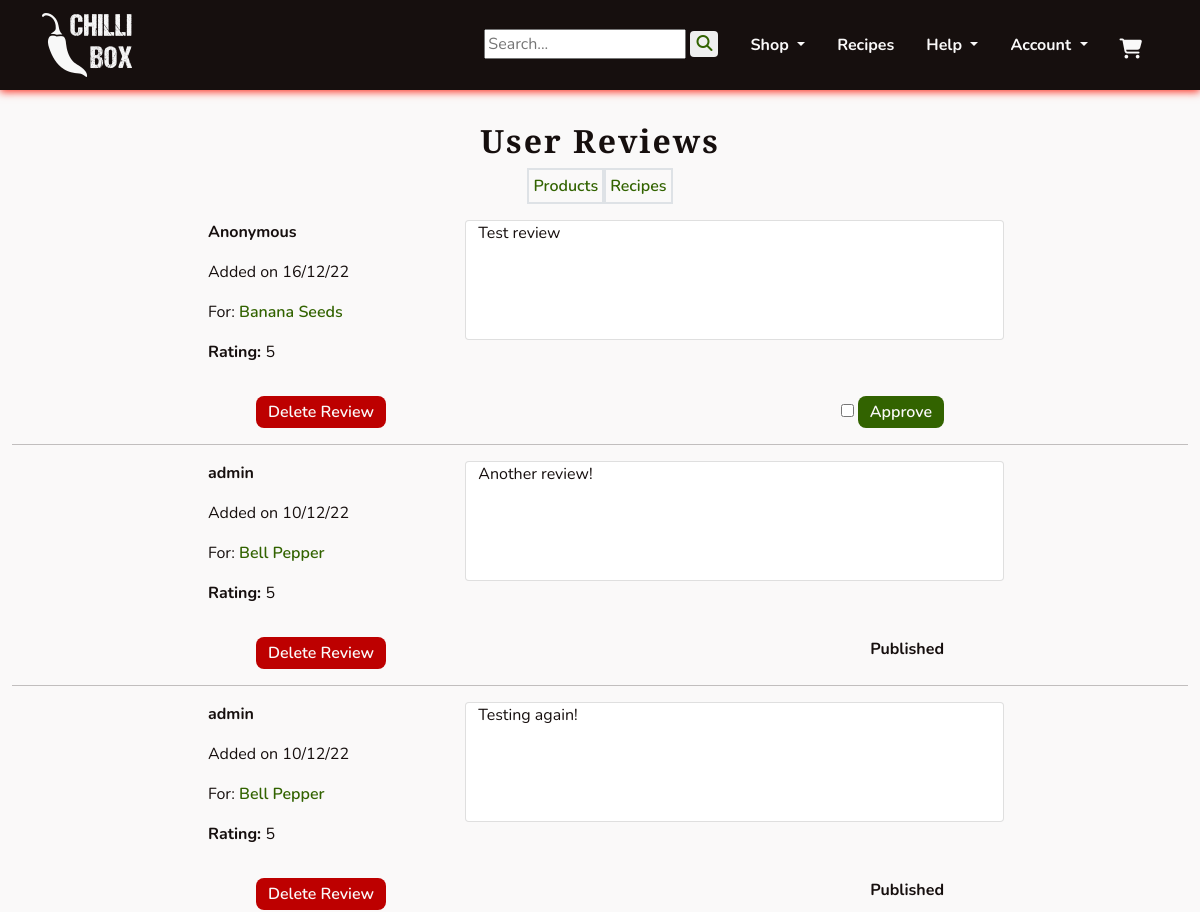
Before: /management/user_reviews/ (signed in, upper part) with the older database file.
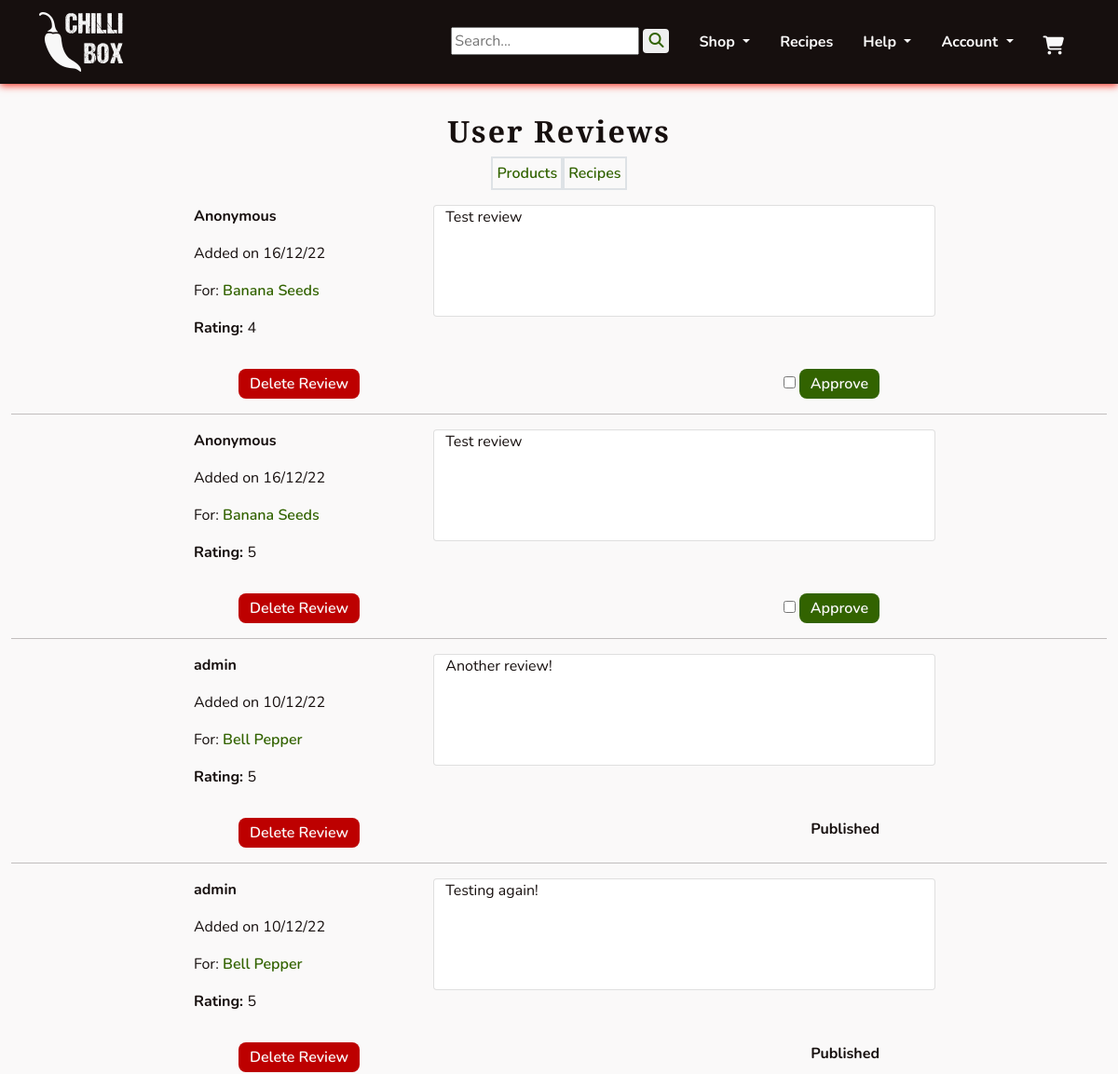
After: the same page with the newer database file.
### profiles/models.py (models this page shows, shortened)
class Reviews(models.Model):
    reviewer = models.ForeignKey(UserProfile, on_delete=models.SET_NULL,
                                 null=True, blank=True)
    product = models.ForeignKey(Product, on_delete=models.CASCADE,
                                related_name='reviews')
    content = models.TextField()
    rating = models.PositiveIntegerField()
    added_on = models.DateTimeField(auto_now_add=True)
    last_edited = models.DateField(auto_now=True)
    approved = models.BooleanField(default=False)

class UserProfile(models.Model):
    user = models.OneToOneField(User, on_delete=models.CASCADE)
    first_name = models.CharField(max_length=40, null=True, blank=True)
    last_name = models.CharField(max_length=80, null=True, blank=True)
    display_name = models.CharField(max_length=40, null=True, blank=True)
    phone_number = models.CharField(max_length=20, null=True, blank=True)
    street_address1 = models.CharField(max_length=80, null=True, blank=True)
    street_address2 = models.CharField(max_length=80, null=True, blank=True)
    town_or_city = models.CharField(max_length=40, null=True, blank=True)
    county = models.CharField(max_length=80, null=True, blank=True)
    country = CountryField(blank_label='Country', null=True, blank=True)
    postcode = models.CharField(max_length=20, null=True, blank=True)
    class Meta:
        verbose_name_plural = "User Profiles"
    def __str__(self):
        return self.display_name

### products/models.py (models this page shows, shortened)
class Product(models.Model):
    category = models.ForeignKey(Category, on_delete=models.SET_NULL,
                                 null=True, blank=True, related_name='product')
    subcategory = models.CharField(max_length=8, choices=SUBCATEGORIES,
                                   blank=True)
    name = models.CharField(max_length=255)
    slug = models.SlugField()
    description = models.TextField(null=True, blank=True,
                                   help_text='Include a description for the \
                                   product\'s page.')
    excerpt = models.TextField(null=True, blank=True, help_text='Include a \
                               brief summary of the product.')
    ingredients = models.CharField(max_length=140, null=True, blank=True,
                                   help_text='For sauces, please include the \
                                   ingredients.')
    growth_time = models.CharField(max_length=140, null=True, blank=True,
                                   help_text='For seeds, please include the \
                                   growth time to maturity.')
    heat_level = models.CharField(max_length=140, null=True, blank=True,
                                  help_text='In scovilles or more generally \
                                  (eg \'hot\') where appropriate.')
    box_contents = models.ManyToManyField('self', blank=True, help_text='Add \
                                          products for seed and sauce boxes.')
    image = models.ImageField(upload_to='uploads/', null=True, blank=True)
    thumbnail = models.ImageField(upload_to='uploads/', null=True, blank=True,
                                  help_text='If not added, will be \
                                  auto-generated from image.')
    added_on = models.DateField(auto_now_add=True)
    class Meta:
        ordering = ('name',)
        get_latest_by = ('added_on',)
    def __str__(self):
        return self.name

### management/views.py (the view)
# urls.py: path('user_reviews/', views.ReviewDashboard.as_view(),
class ReviewDashboard(StaffRequiredMixin, View):
    def get(self, request):
        reviews = Reviews.objects.all().order_by('-added_on')
        template_name = 'management/user_reviews.html'
        context = {
            'reviews': reviews,
        }
        return render(request, template_name, context)

### management/mixins.py (called while the page is built)
    def test_func(self):
        return self.request.user.is_staff

### management/templates/management/user_reviews.html (shortened to what this page needs)
{% extends 'base.html' %}
{% block content %}
<section class="col">
    <div class="text-center">
        <h1 class="headings mb-2">User Reviews</h1>
        <div class="d-flex flex-row justify-content-center">
            <div class="border border-2 p-1">
                <a class="chilli-link" href="{% url 'management:dashboard' %}">Products</a>
            </div>
            <div class="border border-2 p-1">
                <a class="chilli-link" href="{% url 'management:recipes' %}">Recipes</a>
            </div>
        </div>
    </div>
    <div>
        {% for review in reviews %}
        <div class="col-sm-8 mx-auto my-3">
            <div class="row">
                <div class="col-sm-4">
                    <p><strong>
                        {% if review.reviewer is not None %}
                            {{ review.reviewer }}
                        {% else %}
                            Anonymous
                        {% endif %}
                    </strong></p>
                    <p>Added on {{ review.added_on|date:'d/m/y' }}</p>
                    <p>For: <a class="chilli-link" href="{% url 'products:product' review.product.slug %}">{{ review.product }}</a></p>
                </div>
                <div class="card col-sm-8">
                    {{ review.content }}
                </div>
                <div>
                    <p><strong>Rating: </strong>{{ review.rating }}</p>
                </div>
            </div>
            <div class="d-flex flex-row justify-content-between my-3 mx-sm-5">
                <a class="chilli-btn chilli-dngr" href="{% url 'management:remove_review' review.pk %}">Delete Review</a>
                {% if review.approved %}
                <span><strong>Published</strong></span>
                {% else %}
                <form action="{% url 'management:approve_review' review.pk %}" method="POST">
                    <input type="checkbox">
                    <button type="submit" class="chilli-btn chilli-go">Approve</button>
                </form>
                {% endif %}
            </div>
        </div>
        <hr>
        {% endfor %}
    </div>
</section>
{% endblock %}

Changed rows visible on the page:
added Reviews: shows "Anonymous", added_on "16/12/22", product "Banana Seeds", content "Test review", rating "4"
